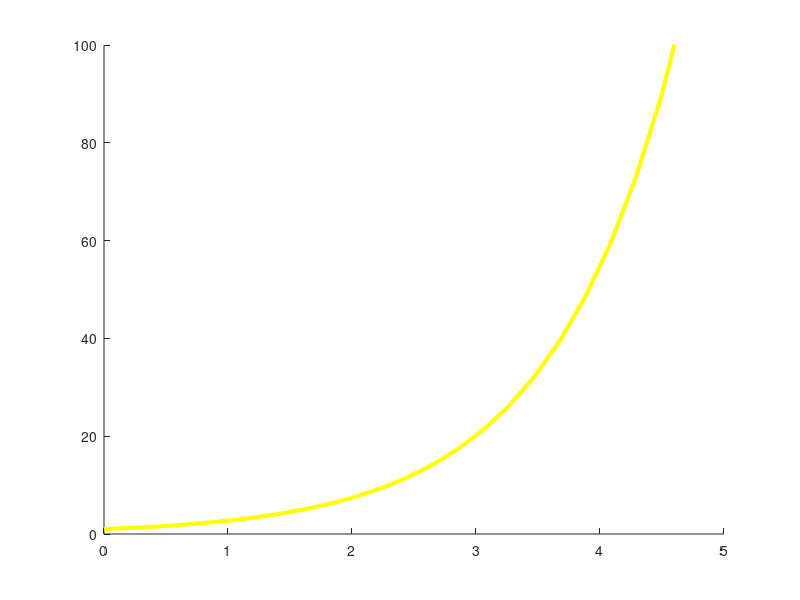

The MATLAB script that drew this image: (Note: this script raises an error after producing the figure.)
clear all, close all, clc
n=50;
t=linspace(0,10,n);
x_0=1;
a=2;
b=1;

for i = 1:n
    y(i)=x_0*exp((a-b)*t(i));
    %yy(i)=50-1.2*x(i);
    %yyy(i)=50-0.8*x(i);
end

hold on
plot(t,y,'y','LineWidth',3)

%plot(x,yy,'m','LineWidth',3)
%plot(x,yyy,'m','LineWidth',3)
%plot(x_biru,y_biru,'b*','LineWidth',3)
%lot(x_hijau,y_hijau,'g*','LineWidth',3)
%plot(40,30,'g*','LineWidth',3)
%plot(20,15,'b*','LineWidth',3)
%plot(40,12,'g*','LineWidth',3)
%plot(-1,-2,'ko','MarkerSize',8,LineWidth=2)

xlim([0 5])
ylim([0 100])

xline(0)
yline(0)
